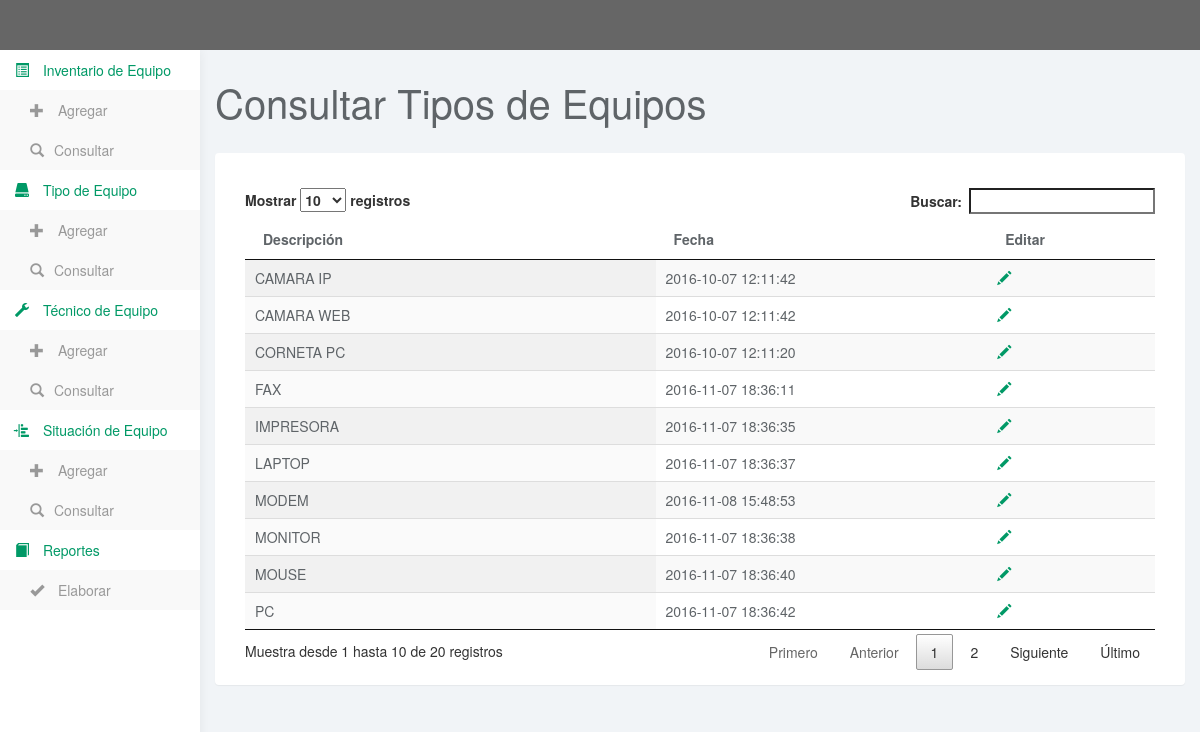
Page /consultar_equipo.php on the committed database.
### tables this page shows
CREATE TABLE `equipo` (
  `ID_EQUIPO` int(11) NOT NULL,
  `DESCRIPCION` varchar(250) NOT NULL,
  `TRANSCRIPTOR` varchar(250) NOT NULL,
  `FECHA_TRANS` timestamp NOT NULL DEFAULT CURRENT_TIMESTAMP ON UPDATE CURRENT_TIMESTAMP
);

### lib/bd.php (called while the page is built, shortened)
<?php
class bd{
	private $conexion;
	private $dbname;
	function setDBname($aux){
		$this->dbname=$aux;
	}
	function setConexion($aux){
		$this->conexion=$aux;
	}
	function getConexion(){
		return $this->conexion;
	}
	function getDBname(){
		return $this->dbname;
	}
	function consulta_bd($query,$return="row"){
		try{
			$mysql_result=mysql_query($query,$this->getConexion());
			switch($return){
				case "objeto":
					while($obj=mysql_fetch_object($mysql_result)){
						$object[]=$obj;
					}
					return $object;
				break;
			}
		}catch(Exception $ex){
				error::put("EEError MYSQL: ".mysql_errno($this->getConexion())." Error:".mysql_error($this->getConexion()),"bd");
		}
	}
	function consultaObjeto($campos="", $tabla="", $condicion="1",$verquery=0){
		$query="SELECT ";
		if(($campos=="")||(!isset($campos))){
			$query.="*";
		}else{
			for($i=0;$i<sizeof($campos);$i++){
				$query.="$campos[$i]";
			}
		}
		$query.=" FROM ".$tabla." WHERE ".$condicion;
		$arreglo=$this->consulta_bd($query,"objeto");
		return $arreglo;
	}
}
?>

### consultar_equipo.php (the view, shortened to what this page needs)
<?php
$bd=new bd_conexion();
$datos_tipo_equipo=$bd->consultaObjeto(array("*")," equipo","1",0);
?>
<!DOCTYPE html>
<html>
<head>
<link href="css/bootstrap.css" rel="stylesheet">
<link href="css/bootstrap.min.css" rel="stylesheet">
<link href="css/datepicker3.css" rel="stylesheet">
<link href="css/styles.css" rel="stylesheet">
<link href="css/jquery.dataTables.css" rel="stylesheet">
</head>
<body>
	<nav class="navbar navbar-inverse navbar-fixed-top" role="navigation">
	</nav>
	<div id="sidebar-collapse" class="col-sm-3 col-lg-2 sidebar">
	<?php include("menues/menu_principal.php");?>
<div id='contenido_principal'>
	<div class="col-sm-9 col-sm-offset-3 col-lg-10 col-lg-offset-2 main">
		<div class="row">
			<div class="col-lg-12">
				<h1 class="page-header">Consultar Tipos de Equipos</h1>
			</div>
		</div>
		<div class="row">
			<div class="col-lg-12">
				<div class="panel panel-default">
					<div class="panel-body">
						<div class="col-md-12">
						<div id="resultado_rt" style="color:#005B88; text-align:center; size:500">&nbsp;</div>
<div class="table-responsive">
<table id="example" class="display table-hover dt-responsive" cellspacing="0" width="100%">
        <thead>
            <tr>
                <th>Descripci&oacute;n</th>
				<th>Fecha</th>
                <th>Editar</th>
            </tr>
        </thead>
        <tbody>
           <?php for($i=0;$i<sizeof($datos_tipo_equipo);$i++){?>
		    <tr>
				<td><?php echo $datos_tipo_equipo[$i]->DESCRIPCION;?></td>
				<td><?php echo $datos_tipo_equipo[$i]->FECHA_TRANS ;?></td>
				<td><a  onClick="editar('<?php echo $datos_tipo_equipo[$i]->ID_EQUIPO;?>')"><span class="glyphicon glyphicon-pencil" title="Editar"></span></a></td>
            </tr>
			<?php }?>
        </tbody>
    </table>
	</div>
</div>
</div>
</div>
</div>
			</div>
			</div>
		</div>
</body>
</html>

### menues/menu_principal.php
<ul class="nav menu">
			<li class="parent ">
				<a href="#">
					<span class="" data-toggle="collapse" href="#sub-item-1"><span class="glyphicon glyphicon-list-alt"></span> Inventario de Equipo</span>
				</a>
				<ul style="height: auto;" class="children collapse in" id="sub-item-1">
					<li>
						<a class="" href="agregar.php">
							<span class="glyphicon glyphicon-plus"></span> Agregar
						</a>
					</li>
					<li>
						<a class="" href="consultar.php">
							<span class="glyphicon glyphicon-search"></span>Consultar
						</a>
					</li>
			</ul>
			</li>
			<li class="parent ">
				<a href="#">
					<span class="" data-toggle="collapse" href="#sub-item-2"><span class="glyphicon glyphicon-hdd"></span> Tipo de Equipo</span>
				</a>
				<ul style="height: auto;" class="children collapse in" id="sub-item-2">
					<li>
						<a class="" href="agregar_equipo.php">
							<span class="glyphicon glyphicon-plus"></span> Agregar
						</a>
					</li>
					<li>
						<a class="" href="consultar_equipo.php">
							<span class="glyphicon glyphicon-search"></span>Consultar
						</a>
					</li>
			</ul>
			</li>
			<li class="parent ">
				<a href="#">
					<span class="" data-toggle="collapse" href="#sub-item-3"><span class="glyphicon glyphicon-wrench"></span> T&eacute;cnico de Equipo</span>
				</a>
				<ul style="height: auto;" class="children collapse in" id="sub-item-3">
					<li>
						<a class="" href="agregar_tecnico.php">
							<span class="glyphicon glyphicon-plus"></span> Agregar
						</a>
					</li>
					<li>
						<a class="" href="consultar_tecnico.php">
							<span class="glyphicon glyphicon-search"></span>Consultar
						</a>
					</li>
			</ul>
			</li>
			<li class="parent ">
				<a href="#">
					<span class="" data-toggle="collapse" href="#sub-item-4"><span class="glyphicon glyphicon-indent-left"></span> Situaci&oacute;n de Equipo</span>
				</a>
				<ul style="height: auto;" class="children collapse in" id="sub-item-4">
					<li>
						<a class="" href="agregar_situacion.php">
							<span class="glyphicon glyphicon-plus"></span> Agregar
						</a>
					</li>
					<li>
						<a class="" href="consultar_situacion.php">
							<span class="glyphicon glyphicon-search"></span>Consultar
						</a>
					</li>
			</ul>
			</li>
			<li class="parent ">
				<a href="#">
					<span class="" data-toggle="collapse" href="#sub-item-5"><span class="glyphicon glyphicon-book"></span> Reportes</span>
				</a>
				<ul style="height: auto;" class="children collapse in" id="sub-item-5">
					<li>
						<a class="" href="reportes.php">
							<span class="glyphicon glyphicon-ok"></span> Elaborar
						</a>
					</li>
			</ul>
			</li>
		</ul>
	</div>

### css/styles.css (style rules this page uses)
body { background: #f1f4f7; padding-top: 50px; color: #5f6468; }
a, a:hover, a:focus { color: #009966; }
h1, h2, h3, h4, h5, h6 { color: #5f6468; }
h1 { font-weight: 300; font-size: 40px; }
.panel { border: 0; }
.navbar { border: 0; }
.sidebar { display: block; background-color: #fff; padding: 0; display: none; }
@media (min-width: 768px) { .sidebar { display: block; position: fixed; top: 50px; bottom: 0; left: 0; z-index: 1000; display: block; margin: 0; padding: 0; overflow-x: hidden; overflow-y: auto; background-color: #fff; box-shadow: 1px 0px 10px rgba(0, 0, 0, .05); } }
.sidebar ul.nav ul.children { width: auto; padding: 0; margin: 0; background: #f9f9f9; }
.sidebar ul.nav ul.children li a { height: 40px; background: #f9f9f9; color: #999999!important; }
.sidebar ul.nav li.parent ul li a { border: none; display:block; padding-left: 30px; line-height: 40px; }
.sidebar span.glyphicon { margin-right: 10px; }
h1.page-header { margin-top: 30px; border-bottom: 0; }

### rows in the picture
equipo: DESCRIPCION "MOUSE", FECHA_TRANS "2016-11-07 18:36:40"
equipo: DESCRIPCION "MONITOR", FECHA_TRANS "2016-11-07 18:36:38"
equipo: DESCRIPCION "PC", FECHA_TRANS "2016-11-07 18:36:42"
equipo: DESCRIPCION "IMPRESORA", FECHA_TRANS "2016-11-07 18:36:35"
equipo: DESCRIPCION "LAPTOP", FECHA_TRANS "2016-11-07 18:36:37"
equipo: DESCRIPCION "CORNETA PC", FECHA_TRANS "2016-10-07 12:11:20"
equipo: DESCRIPCION "CAMARA WEB", FECHA_TRANS "2016-10-07 12:11:42"
equipo: DESCRIPCION "CAMARA IP", FECHA_TRANS "2016-10-07 12:11:42"
equipo: DESCRIPCION "FAX", FECHA_TRANS "2016-11-07 18:36:11"
equipo: DESCRIPCION "MODEM", FECHA_TRANS "2016-11-08 15:48:53"
